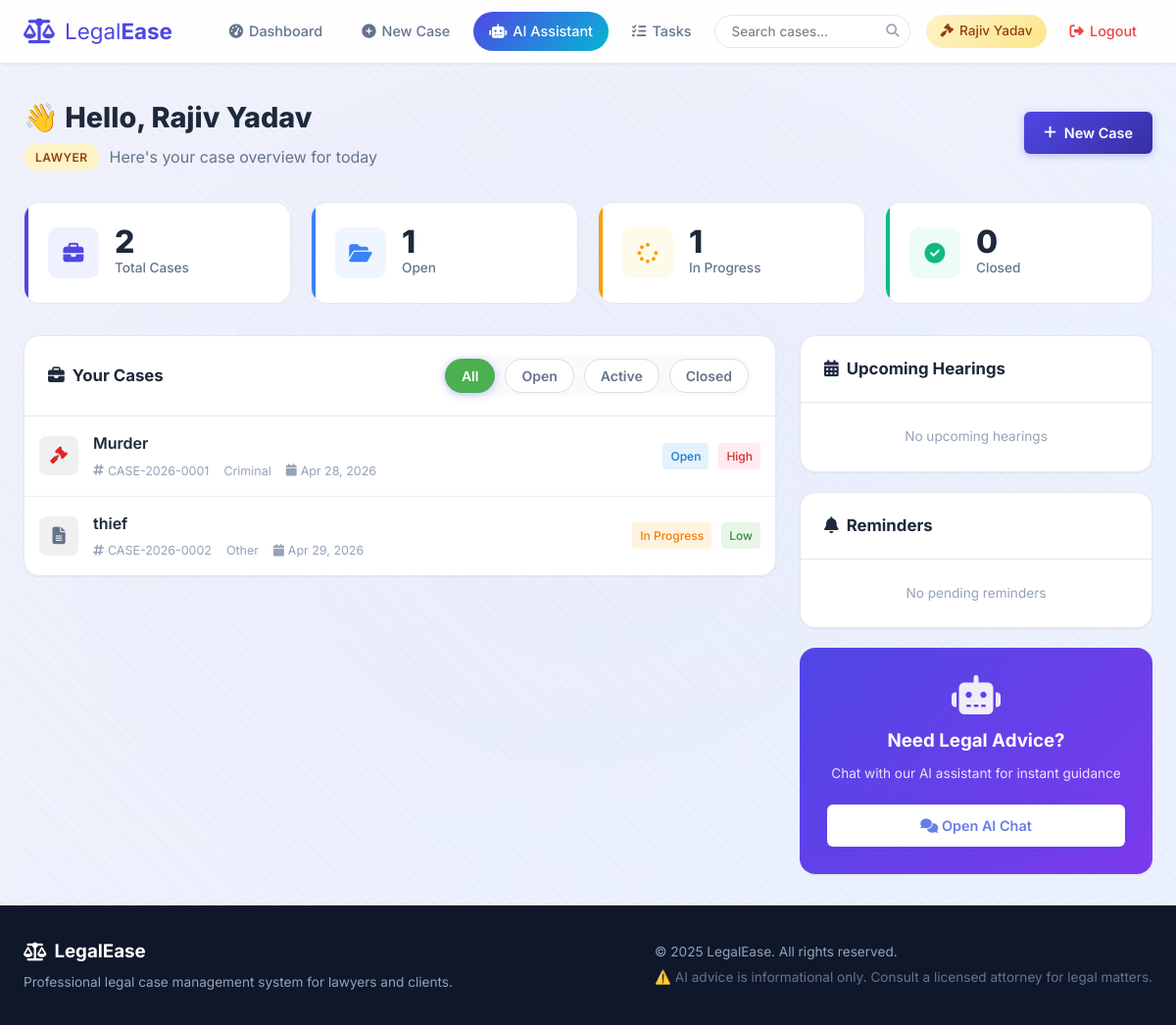
The app's page /dashboard (signed in) with its own data.
### database.py (models this page shows)
class User(UserMixin, db.Model):
    __tablename__ = 'users'
    id = db.Column(db.Integer, primary_key=True)
    username = db.Column(db.String(80), unique=True, nullable=False)
    email = db.Column(db.String(120), unique=True, nullable=False)
    password = db.Column(db.String(200), nullable=False)
    role = db.Column(db.String(20), nullable=False, default='client')  # 'lawyer' or 'client'
    full_name = db.Column(db.String(150), nullable=False)
    phone = db.Column(db.String(20))
    created_at = db.Column(db.DateTime, default=datetime.utcnow)
    cases = db.relationship('Case', backref='owner', lazy=True, foreign_keys='Case.user_id')
    assigned_cases = db.relationship('Case', backref='lawyer', lazy=True, foreign_keys='Case.lawyer_id')

class Case(db.Model):
    __tablename__ = 'cases'
    id = db.Column(db.Integer, primary_key=True)
    case_number = db.Column(db.String(50), unique=True, nullable=False)
    title = db.Column(db.String(200), nullable=False)
    description = db.Column(db.Text, nullable=False)
    case_type = db.Column(db.String(50), nullable=False)  # civil, criminal, family, corporate, etc.
    status = db.Column(db.String(30), default='Open')  # Open, In Progress, Closed, On Hold
    priority = db.Column(db.String(20), default='Medium')  # Low, Medium, High, Urgent
    court_name = db.Column(db.String(200))
    judge_name = db.Column(db.String(150))
    opposing_party = db.Column(db.String(200))
    next_hearing = db.Column(db.DateTime)
    filing_date = db.Column(db.DateTime, default=datetime.utcnow)
    closing_date = db.Column(db.DateTime)
    user_id = db.Column(db.Integer, db.ForeignKey('users.id'), nullable=False)
    lawyer_id = db.Column(db.Integer, db.ForeignKey('users.id'))
    created_at = db.Column(db.DateTime, default=datetime.utcnow)
    updated_at = db.Column(db.DateTime, default=datetime.utcnow, onupdate=datetime.utcnow)
    documents = db.relationship('Document', backref='case', lazy=True, cascade='all, delete-orphan')
    notes = db.relationship('CaseNote', backref='case', lazy=True, cascade='all, delete-orphan')
    reminders = db.relationship('Reminder', backref='case', lazy=True, cascade='all, delete-orphan')

### app.py (the view)
@app.route('/dashboard')
@login_required
def dashboard():
    if current_user.role == 'lawyer':
        cases = Case.query.filter(
            (Case.lawyer_id == current_user.id) | (Case.user_id == current_user.id)
        ).order_by(Case.updated_at.desc()).all()
    else:
        cases = Case.query.filter_by(user_id=current_user.id).order_by(Case.updated_at.desc()).all()
    total_cases = len(cases)
    open_cases = sum(1 for c in cases if c.status == 'Open')
    in_progress = sum(1 for c in cases if c.status == 'In Progress')
    closed_cases = sum(1 for c in cases if c.status == 'Closed')
    upcoming_reminders = Reminder.query.filter(
        Reminder.user_id == current_user.id,
        Reminder.is_completed == False,
        Reminder.remind_date >= datetime.utcnow()
    ).order_by(Reminder.remind_date.asc()).limit(5).all()
    upcoming_hearings = [c for c in cases if c.next_hearing and c.next_hearing >= datetime.utcnow()]
    upcoming_hearings.sort(key=lambda x: x.next_hearing)
    upcoming_hearings = upcoming_hearings[:5]
    return render_template('dashboard.html',
                           cases=cases,
                           total_cases=total_cases,
                           open_cases=open_cases,
                           in_progress=in_progress,
                           closed_cases=closed_cases,
                           upcoming_reminders=upcoming_reminders,
                           upcoming_hearings=upcoming_hearings)

### app.py (called while the page is built)
@login_manager.user_loader
def load_user(user_id):
    return User.query.get(int(user_id))

### templates/dashboard.html (shortened to what this page needs)
{% extends 'base.html' %}
{% block content %}
<div class="dashboard">
    <div class="dash-header">
        <div>
            <h1>👋 Hello, {{ current_user.full_name }}</h1>
            <p class="dash-subtitle">
                <span class="role-pill {{ current_user.role }}">{{ current_user.role|capitalize }}</span>
                Here's your case overview for today
            </p>
        </div>
        <a href="{{ url_for('add_case') }}" class="btn btn-primary">
            <i class="fas fa-plus"></i> New Case
        </a>
    </div>
    <div class="stats-grid">
        <div class="stat-card stat-total">
            <div class="stat-icon"><i class="fas fa-briefcase"></i></div>
            <div class="stat-info">
                <span class="stat-value">{{ total_cases }}</span>
                <span class="stat-label">Total Cases</span>
            </div>
        </div>
        <div class="stat-card stat-open">
            <div class="stat-icon"><i class="fas fa-folder-open"></i></div>
            <div class="stat-info">
                <span class="stat-value">{{ open_cases }}</span>
                <span class="stat-label">Open</span>
            </div>
        </div>
        <div class="stat-card stat-progress">
            <div class="stat-icon"><i class="fas fa-spinner"></i></div>
            <div class="stat-info">
                <span class="stat-value">{{ in_progress }}</span>
                <span class="stat-label">In Progress</span>
            </div>
        </div>
        <div class="stat-card stat-closed">
            <div class="stat-icon"><i class="fas fa-check-circle"></i></div>
            <div class="stat-info">
                <span class="stat-value">{{ closed_cases }}</span>
                <span class="stat-label">Closed</span>
            </div>
        </div>
    </div>
    <div class="dash-grid">
        <div class="dash-main">
            <div class="card">
                <div class="card-header">
                    <h2><i class="fas fa-briefcase"></i>
                        {% if search_query is defined %}Search Results for "{{ search_query }}"{% else %}Your Cases{% endif %}
                    </h2>
                    <div class="filter-tabs">
                        <button class="filter-btn active" data-filter="all">All</button>
                        <button class="filter-btn" data-filter="Open">Open</button>
                        <button class="filter-btn" data-filter="In Progress">Active</button>
                        <button class="filter-btn" data-filter="Closed">Closed</button>
                    </div>
                </div>
                {% if cases %}
                <div class="cases-list" id="casesList">
                    {% for case in cases %}
                    <a href="{{ url_for('case_detail', case_id=case.id) }}" class="case-item" data-status="{{ case.status }}">
                        <div class="case-left">
                            <div class="case-type-icon case-type-{{ case.case_type|lower }}">
                                {% if case.case_type == 'Criminal' %}
                                <i class="fas fa-gavel"></i>
                                {% elif case.case_type == 'Civil' %}
                                <i class="fas fa-handshake"></i>
                                {% elif case.case_type == 'Family' %}
                                <i class="fas fa-home"></i>
                                {% elif case.case_type == 'Corporate' %}
                                <i class="fas fa-building"></i>
                                {% else %}
                                <i class="fas fa-file-alt"></i>
                                {% endif %}
                            </div>
                            <div class="case-info">
                                <h3>{{ case.title }}</h3>
                                <div class="case-meta">
                                    <span class="case-number"><i class="fas fa-hashtag"></i> {{ case.case_number }}</span>
                                    <span class="case-type-label">{{ case.case_type }}</span>
                                    {% if case.next_hearing %}
                                    <span class="case-hearing"><i class="fas fa-calendar"></i> {{ case.next_hearing.strftime('%b %d, %Y') }}</span>
                                    {% endif %}
                                </div>
                            </div>
                        </div>
                        <div class="case-right">
                            <span class="status-badge status-{{ case.status|lower|replace(' ', '-') }}">{{ case.status }}</span>
                            <span class="priority-badge priority-{{ case.priority|lower }}">{{ case.priority }}</span>
                        </div>
                    </a>
                    {% endfor %}
                </div>
                {% endif %}
            </div>
        </div>
        <div class="dash-sidebar">
            <div class="card">
                <div class="card-header">
                    <h3><i class="fas fa-calendar-alt"></i> Upcoming Hearings</h3>
                </div>
                {% if upcoming_hearings %}
                <div class="sidebar-list">
                    {% for case in upcoming_hearings %}
                    <div class="sidebar-item">
                        <div class="sidebar-date">
                            <span class="date-day">{{ case.next_hearing.strftime('%d') }}</span>
                            <span class="date-month">{{ case.next_hearing.strftime('%b') }}</span>
                        </div>
                        <div class="sidebar-info">
                            <strong>{{ case.title|truncate(30) }}</strong>
                            <small>{{ case.court_name or 'Court TBD' }}</small>
                        </div>
                    </div>
                    {% endfor %}
                </div>
                {% else %}
                <p class="sidebar-empty">No upcoming hearings</p>
                {% endif %}
            </div>
            <div class="card">
                <div class="card-header">
                    <h3><i class="fas fa-bell"></i> Reminders</h3>
                </div>
                {% if upcoming_reminders %}
                <div class="sidebar-list" id="remindersList">
                    {% for r in upcoming_reminders %}
                    <div class="sidebar-item reminder-item" id="reminder-{{ r.id }}">
                        <div class="reminder-check">
                            <button class="check-btn" data-Reminder-id="({{ r.id }})">
                                <i class="far fa-circle"></i>
                            </button>
                        </div>
                        <div class="sidebar-info">
                            <strong>{{ r.title }}</strong>
                            <small>{{ r.remind_date.strftime('%b %d, %Y %H:%M') }}</small>
                        </div>
                    </div>
                    {% endfor %}
                </div>
                {% else %}
                <p class="sidebar-empty">No pending reminders</p>
                {% endif %}
            </div>
            <div class="card ai-card">
                <div class="ai-card-content">
                    <i class="fas fa-robot ai-icon"></i>
                    <h3>Need Legal Advice?</h3>
                    <p>Chat with our AI assistant for instant guidance</p>
                    <a href="{{ url_for('chatbot') }}" class="btn btn-primary btn-full">
                        <i class="fas fa-comments"></i> Open AI Chat
                    </a>
                </div>
            </div>
        </div>
    </div>
</div>
{% endblock %}

### templates/base.html (shortened to what this page needs)
<!DOCTYPE html>
<html lang="en">
<head>
    <link rel="stylesheet" href="{{ url_for('static', filename='css/style.css') }}">
    <link href="https://cdnjs.cloudflare.com/ajax/libs/font-awesome/6.5.0/css/all.min.css" rel="stylesheet">
</head>
<body>
    <nav class="navbar">
        <div class="nav-container">
            <a href="{{ url_for('index') }}" class="nav-logo">
                <i class="fas fa-balance-scale"></i>
                <span>Legal<strong>Ease</strong></span>
            </a>
            <div class="nav-menu" id="navMenu">
                {% if current_user.is_authenticated %}
                    <a href="{{ url_for('dashboard') }}" class="nav-link">
                        <i class="fas fa-tachometer-alt"></i> Dashboard
                    </a>
                    <a href="{{ url_for('add_case') }}" class="nav-link">
                        <i class="fas fa-plus-circle"></i> New Case
                    </a>
                    <a href="{{ url_for('chatbot') }}" class="nav-link nav-link-bot">
                        <i class="fas fa-robot"></i> AI Assistant
                    </a>
                    <a href="{{ url_for('view_tasks') }}" class="nav-link">
                        <i class="fas fa-tasks"></i> Tasks
                    </a>
                    <div class="nav-search">
                        <form action="{{ url_for('search') }}" method="GET">
                            <input type="text" name="q" placeholder="Search cases..." class="search-input">
                            <button type="submit" class="search-btn"><i class="fas fa-search"></i></button>
                        </form>
                    </div>
                    <div class="nav-user">
                        <span class="user-badge {{ current_user.role }}">
                            <i class="fas fa-{% if current_user.role == 'lawyer' %}gavel{% else %}user{% endif %}"></i>
                            {{ current_user.full_name }}
                        </span>
                        <a href="{{ url_for('logout') }}" class="nav-link logout-btn">
                            <i class="fas fa-sign-out-alt"></i> Logout
                        </a>
                    </div>
                {% endif %}
            </div>
        </div>
    </nav>
    <main class="main-content">
        {% block content %}{% endblock %}
    </main>
    <footer class="footer">
        <div class="footer-content">
            <div class="footer-section">
                <h3><i class="fas fa-balance-scale"></i> LegalEase</h3>
                <p>Professional legal case management system for lawyers and clients.</p>
            </div>
            <div class="footer-section">
                <p>&copy; 2025 LegalEase. All rights reserved.</p>
                <p class="disclaimer">⚠️ AI advice is informational only. Consult a licensed attorney for legal matters.</p>
            </div>
        </div>
    </footer>
</body>
</html>

### templates/dashboard.html (style rules this page uses)
.filter-tabs { display: flex; gap: 10px; flex-wrap: wrap; }
.filter-btn { padding: 8px 16px; border: 1px solid #ddd; background: white; border-radius: 20px; cursor: pointer; transition: all 0.3s ease; font-size: 14px; }
.filter-btn.active { background: #4CAF50; color: white; border-color: #4CAF50; }
.case-item { transition: all 0.3s ease; display: flex; justify-content: space-between; align-items: center; padding: 15px; border-bottom: 1px solid #eee; text-decoration: none; color: inherit; }
.case-left { display: flex; align-items: center; gap: 15px; flex: 1; }
.case-right { display: flex; gap: 10px; align-items: center; }
.case-type-icon { width: 40px; height: 40px; display: flex; align-items: center; justify-content: center; border-radius: 8px; background: #f0f0f0; }
.case-info h3 { margin: 0 0 5px 0; font-size: 16px; }
.case-meta { display: flex; gap: 15px; font-size: 12px; color: #666; }
.btn-full { width: 100%; text-align: center; display: inline-block; }
.ai-card { background: linear-gradient(135deg, #667eea 0%, #764ba2 100%); color: white; border: none; }
.ai-card .btn { background: white; color: #667eea; border: none; transition: all 0.3s ease; }
.status-badge, .priority-badge { padding: 4px 8px; border-radius: 4px; font-size: 12px; font-weight: 500; }
.status-open { background: #e3f2fd; color: #1976d2; }
.status-in-progress { background: #fff3e0; color: #f57c00; }
.priority-high { background: #ffebee; color: #d32f2f; }
.priority-low { background: #e8f5e9; color: #388e3c; }

### records on screen
User: full_name "Rajiv Yadav", role "LAWYER"
Case: title "Murder", case_number "CASE-2026-0001", case_type "Criminal", next_hearing "Apr 28, 2026", status "Open", priority "High"
Case: title "thief", case_number "CASE-2026-0002", case_type "Other", next_hearing "Apr 29, 2026", status "In Progress", priority "Low"

### other values on screen
{{ total_cases }} "2"
{{ open_cases }} "1"
{{ in_progress }} "1"
{{ closed_cases }} "0"
